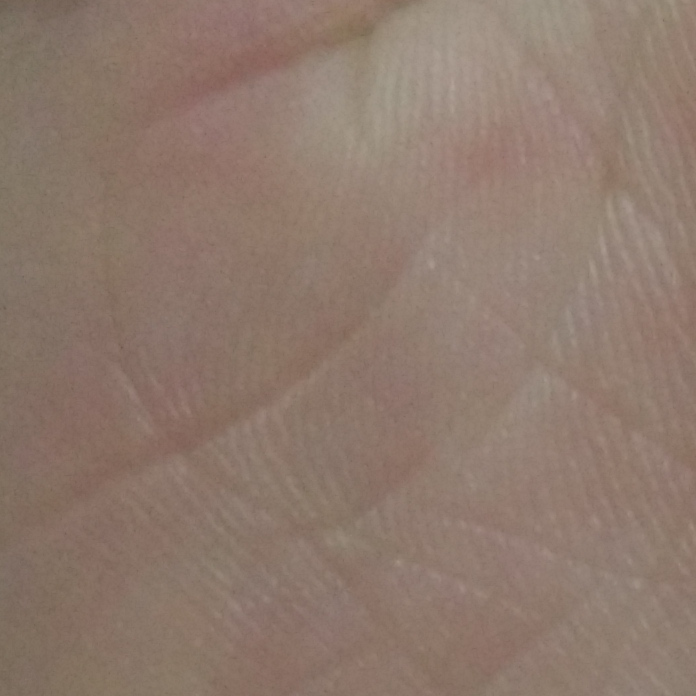
#> input picture recognize/sandbox/input/input_4.jpg, 696 x 696 px, found by its file name
$ python connerDectected.py
#> lines starting #> are read from the running program, lines starting #| are printed output that depends on the picture; after the words box and inside, x2 and y2 are one past the last pixel; in counts of white or black regions, pixels touching at a corner belong together
import numpy as np
import cv2
from matplotlib import pyplot as plt

# [4 lines of commented-out code are left out]
img = cv2.imread('input_4.jpg')
#> img is the input picture: shape (696, 696, 3); mean B, G, R 108.6, 121.1, 142.3
gray = cv2.cvtColor(img,cv2.COLOR_BGR2GRAY)
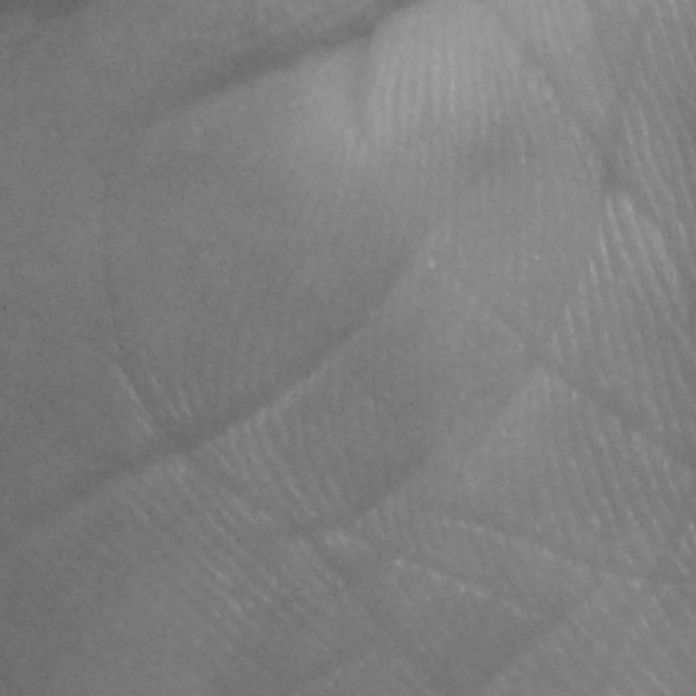
#> gray: shape (696, 696); min 94, max 166, mean 126
corners = cv2.goodFeaturesToTrack(gray,35,0.01,10)
#> corners = 35 rows, first 8: [122, 347], [5, 308], [265, 157], [663, 20], [661, 264], [397, 561], [23, 276], [183, 197]
cv2.imwrite("output.png", gray)
corners = np.int0(corners)

print(len(corners))
#| 35
for i in corners:
    x,y = i.ravel()
    cv2.circle(img,(x,y),4,(0,0,255),-1)
#> this loop made 35 passes
#> (x, y) on passes 1 to 12: (122, 347), (5, 308), (265, 157), (663, 20), (661, 264), (397, 561), (23, 276), (183, 197), (687, 92), (544, 53), (641, 131), (65, 533)
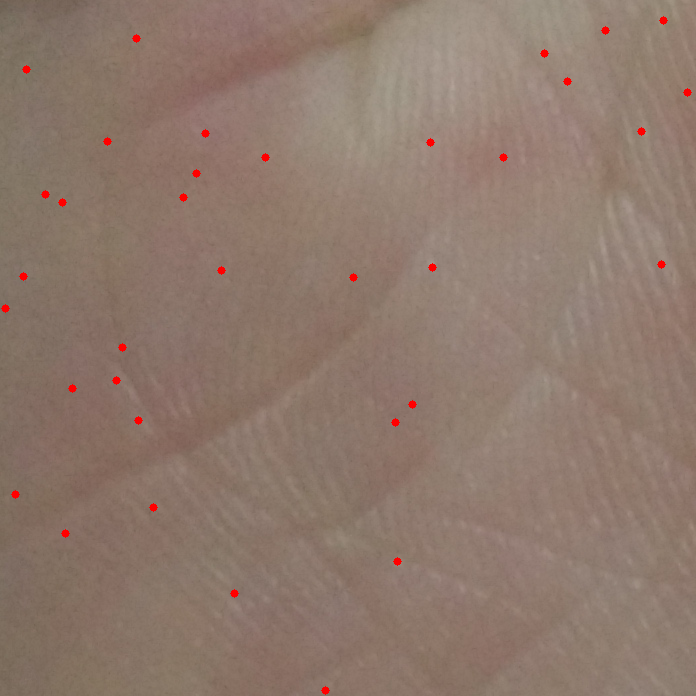
#> img: shape (696, 696, 3); 0.35% of pixels changed, all inside (x1, y1, x2, y2) = (1, 16, 692, 695)
#cv2.imwrite("output.png", img)
#plt.imshow(img),plt.show()

$ run again, with recognize/sandbox/input/input_2.jpeg copied over recognize/sandbox/input/input_4.jpg
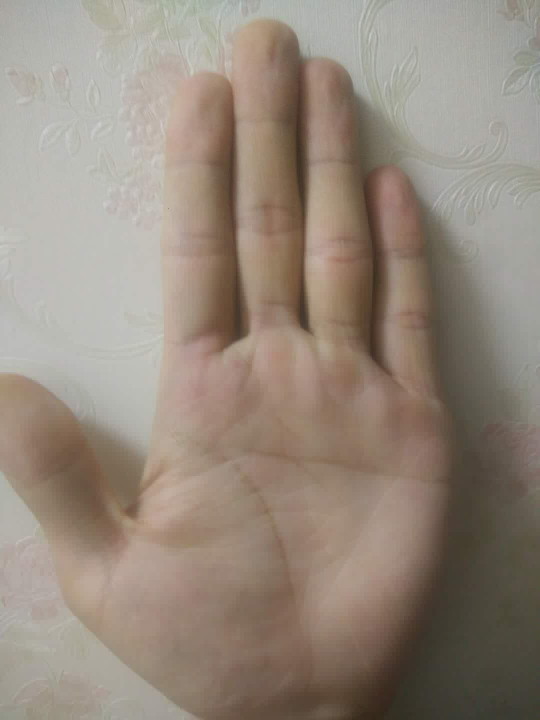
#> input picture recognize/sandbox/input/input_2.jpeg, 1080 x 1440 px, found by its file name (shown at 1/2 size)
#> img is the input picture: shape (1440, 1080, 3); mean B, G, R 124.1, 136.7, 149.2
#> `gray = cv2.cvtColor(img,cv2.COLOR_BGR2GRAY)`:
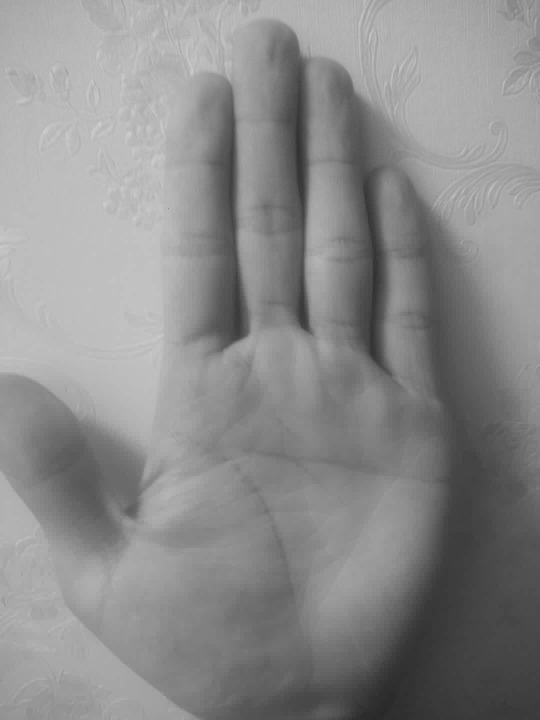
#> gray: shape (1440, 1080) (shown at 1/2 size); min 3, max 251, mean 139
#> corners = 35 rows, first 8: [336, 416], [1024, 169], [625, 670], [328, 1390], [464, 689], [1059, 54], [175, 1256], [62, 1024]
#| 35
#> the loop `for i in corners:` made 35 passes
#> after the loop `for i in corners:`:
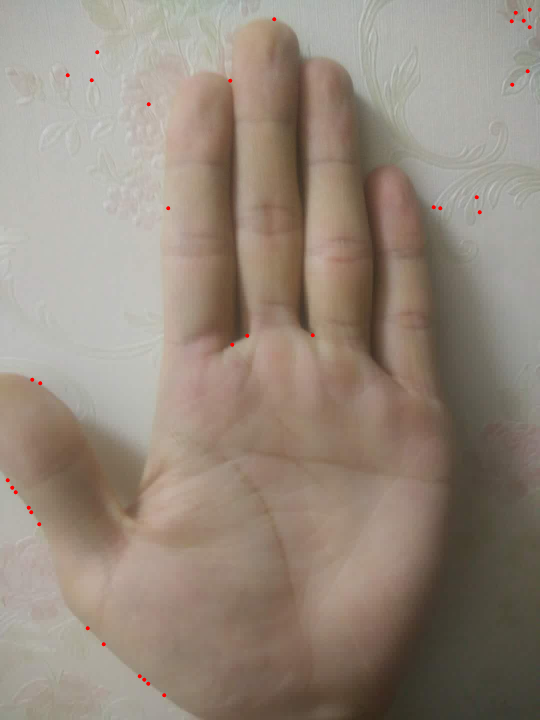
#> img: shape (1440, 1080, 3) (shown at 1/2 size); 0.11% of pixels changed, all inside (x1, y1, x2, y2) = (11, 15, 1064, 1395)
